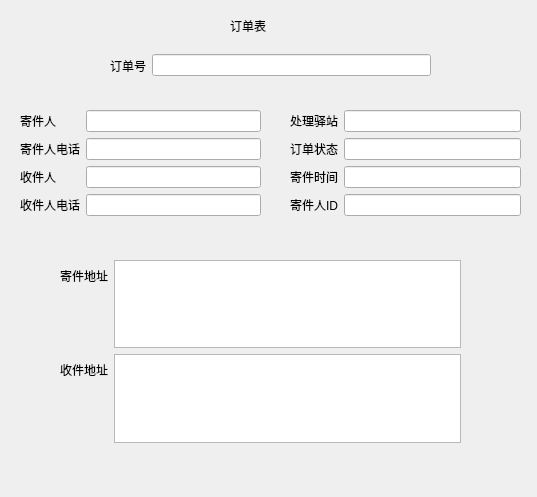
<?xml version="1.0" encoding="UTF-8"?>
<ui version="4.0">
 <class>OrderForm</class>
 <widget class="QDialog" name="OrderForm">
  <property name="geometry">
   <rect>
    <x>0</x>
    <y>0</y>
    <width>537</width>
    <height>497</height>
   </rect>
  </property>
  <property name="windowTitle">
   <string>Dialog</string>
  </property>
  <widget class="QLabel" name="label">
   <property name="geometry">
    <rect>
     <x>230</x>
     <y>10</y>
     <width>91</width>
     <height>31</height>
    </rect>
   </property>
   <property name="text">
    <string>订单表</string>
   </property>
  </widget>
  <widget class="QWidget" name="formLayoutWidget_2">
   <property name="geometry">
    <rect>
     <x>20</x>
     <y>110</y>
     <width>241</width>
     <height>111</height>
    </rect>
   </property>
   <layout class="QFormLayout" name="formLayout_2">
    <item row="0" column="0">
     <widget class="QLabel" name="label_6">
      <property name="text">
       <string>寄件人</string>
      </property>
     </widget>
    </item>
    <item row="0" column="1">
     <widget class="QLineEdit" name="lineEdit_sendname"/>
    </item>
    <item row="1" column="0">
     <widget class="QLabel" name="label_7">
      <property name="text">
       <string>寄件人电话</string>
      </property>
     </widget>
    </item>
    <item row="2" column="0">
     <widget class="QLabel" name="label_8">
      <property name="text">
       <string>收件人</string>
      </property>
     </widget>
    </item>
    <item row="1" column="1">
     <widget class="QLineEdit" name="lineEdit_sendphone"/>
    </item>
    <item row="2" column="1">
     <widget class="QLineEdit" name="lineEdit_recievename"/>
    </item>
    <item row="3" column="1">
     <widget class="QLineEdit" name="lineEdit_recievephone"/>
    </item>
    <item row="3" column="0">
     <widget class="QLabel" name="label_9">
      <property name="text">
       <string>收件人电话</string>
      </property>
     </widget>
    </item>
   </layout>
  </widget>
  <widget class="QWidget" name="formLayoutWidget">
   <property name="geometry">
    <rect>
     <x>290</x>
     <y>110</y>
     <width>231</width>
     <height>111</height>
    </rect>
   </property>
   <layout class="QFormLayout" name="formLayout">
    <item row="0" column="0">
     <widget class="QLabel" name="label_2">
      <property name="text">
       <string>处理驿站</string>
      </property>
     </widget>
    </item>
    <item row="0" column="1">
     <widget class="QLineEdit" name="lineEdit_station"/>
    </item>
    <item row="1" column="0">
     <widget class="QLabel" name="label_4">
      <property name="text">
       <string>订单状态</string>
      </property>
     </widget>
    </item>
    <item row="1" column="1">
     <widget class="QLineEdit" name="lineEdit_ostate"/>
    </item>
    <item row="2" column="0">
     <widget class="QLabel" name="label_5">
      <property name="text">
       <string>寄件时间</string>
      </property>
     </widget>
    </item>
    <item row="2" column="1">
     <widget class="QLineEdit" name="lineEdit_sendtime"/>
    </item>
    <item row="3" column="0">
     <widget class="QLabel" name="label_10">
      <property name="text">
       <string>寄件人ID</string>
      </property>
     </widget>
    </item>
    <item row="3" column="1">
     <widget class="QLineEdit" name="lineEdi_uid"/>
    </item>
   </layout>
  </widget>
  <widget class="QWidget" name="horizontalLayoutWidget">
   <property name="geometry">
    <rect>
     <x>110</x>
     <y>50</y>
     <width>321</width>
     <height>31</height>
    </rect>
   </property>
   <layout class="QHBoxLayout" name="horizontalLayout">
    <item>
     <widget class="QLabel" name="label_3">
      <property name="text">
       <string>订单号</string>
      </property>
     </widget>
    </item>
    <item>
     <widget class="QLineEdit" name="lineEdit_oid"/>
    </item>
   </layout>
  </widget>
  <widget class="QWidget" name="formLayoutWidget_3">
   <property name="geometry">
    <rect>
     <x>60</x>
     <y>260</y>
     <width>401</width>
     <height>183</height>
    </rect>
   </property>
   <layout class="QFormLayout" name="formLayout_3">
    <item row="0" column="0">
     <widget class="QLabel" name="label_11">
      <property name="text">
       <string>寄件地址</string>
      </property>
     </widget>
    </item>
    <item row="1" column="0">
     <widget class="QLabel" name="label_12">
      <property name="text">
       <string>收件地址</string>
      </property>
     </widget>
    </item>
    <item row="0" column="1">
     <widget class="QTextEdit" name="textEdit_sendAddr"/>
    </item>
    <item row="1" column="1">
     <widget class="QTextEdit" name="textEdit_recieveAddr"/>
    </item>
   </layout>
  </widget>
 </widget>
 <resources/>
 <connections/>
</ui>
